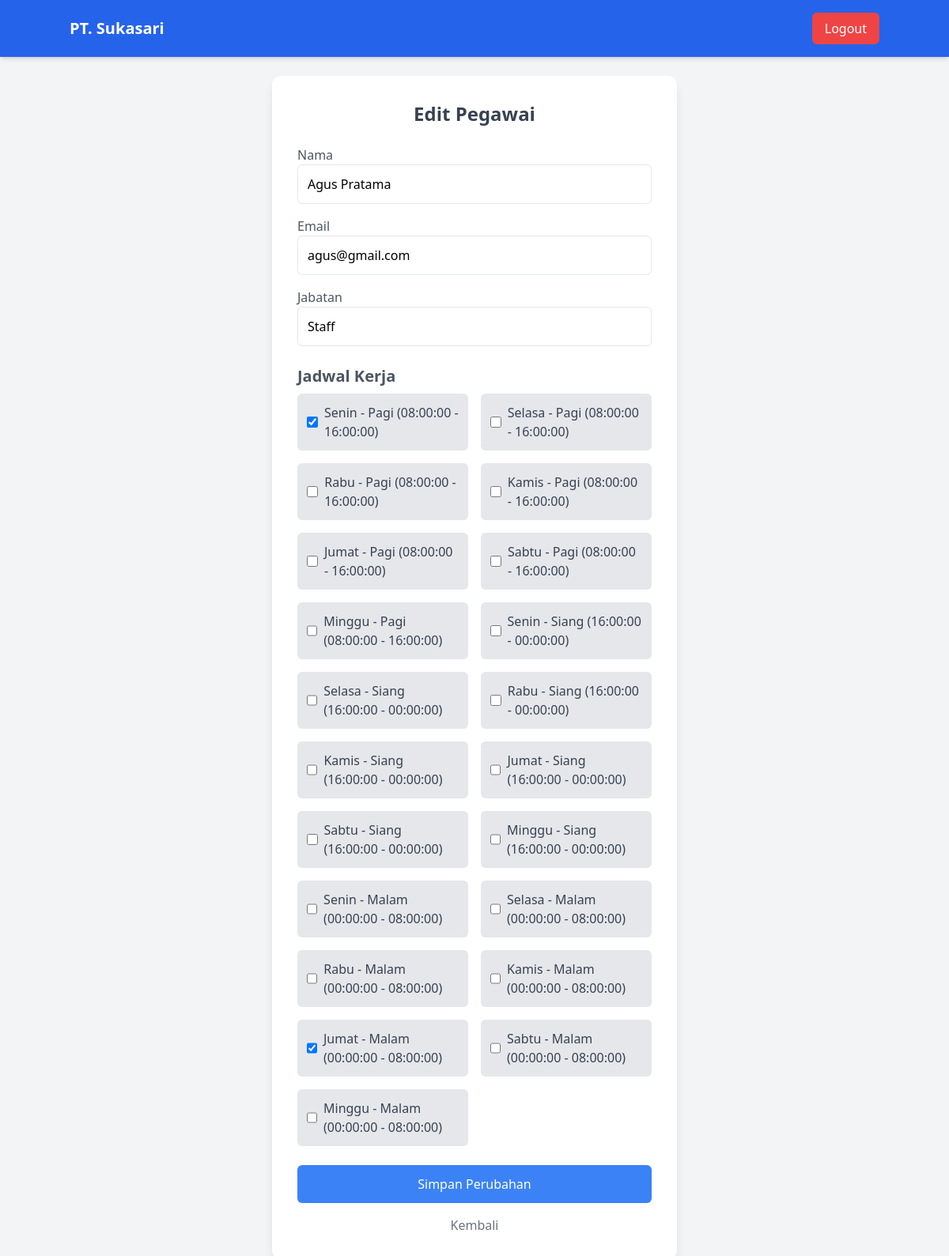
The page /edit_pegawai.php?id=1 (signed in) on the database its author committed.
### tables this page shows
CREATE TABLE `pegawai` (
  `id_pegawai` int(11) NOT NULL AUTO_INCREMENT,
  `nama` varchar(100) NOT NULL,
  `email` varchar(100) NOT NULL,
  `password` varchar(255) NOT NULL,
  `jabatan` varchar(50) DEFAULT NULL,
  `created_at` timestamp NOT NULL DEFAULT current_timestamp(),
  PRIMARY KEY (`id_pegawai`),
  UNIQUE KEY `email` (`email`)
);

CREATE TABLE `shift` (
  `id_shift` int(11) NOT NULL AUTO_INCREMENT,
  `nama_shift` varchar(50) NOT NULL,
  `jam_mulai` time NOT NULL,
  `jam_selesai` time NOT NULL,
  PRIMARY KEY (`id_shift`)
);

### edit_pegawai.php (the view, shortened to what this page needs)
<?php
require 'koneksi.php';
$id_pegawai = $_GET['id'];
$query = "SELECT * FROM pegawai WHERE id_pegawai = ?";
$stmt = $koneksi->prepare($query);
$stmt->bind_param("i", $id_pegawai);
$stmt->execute();
$result = $stmt->get_result();
$pegawai = $result->fetch_assoc();
$query = "SELECT * FROM shift";
$shift_result = $koneksi->query($query);
$query = "SELECT * FROM jadwal_shift WHERE id_pegawai = ?";
$stmt = $koneksi->prepare($query);
$stmt->bind_param("i", $id_pegawai);
$stmt->execute();
$jadwal_result = $stmt->get_result();
$jadwal_pegawai = [];
while ($jadwal = $jadwal_result->fetch_assoc()) {
    $jadwal_pegawai[$jadwal['hari']] = $jadwal['id_shift'];
}
?>
<!DOCTYPE html>
<html lang="id">
<head>
    <script src="https://cdn.tailwindcss.com"></script>
</head>
<body class="bg-gray-100 min-h-screen flex flex-col">
    <nav class="bg-blue-600 text-white p-4 shadow-md">
        <div class="container mx-auto flex justify-between items-center">
            <h1 class="text-xl font-bold">PT. Sukasari</h1>
            <a href="logout.php" class="bg-red-500 px-4 py-2 rounded-md hover:bg-red-600 transition duration-300">Logout</a>
        </div>
    </nav>
    <div class="flex flex-grow justify-center items-center p-6">
        <div class="bg-white p-8 rounded-xl shadow-lg w-full max-w-lg">
            <h2 class="text-2xl font-bold text-gray-700 text-center">Edit Pegawai</h2>
            <form action="" method="POST" class="mt-6">
                <div class="mb-4">
                    <label class="block text-gray-600">Nama</label>
                    <input type="text" name="nama" value="<?php echo $pegawai['nama']; ?>" class="w-full p-3 border rounded-md focus:outline-none focus:ring-2 focus:ring-blue-500 transition" required>
                </div>
                <div class="mb-4">
                    <label class="block text-gray-600">Email</label>
                    <input type="email" name="email" value="<?php echo $pegawai['email']; ?>" class="w-full p-3 border rounded-md focus:outline-none focus:ring-2 focus:ring-blue-500 transition" required>
                </div>
                <div class="mb-4">
                    <label class="block text-gray-600">Jabatan</label>
                    <input type="text" name="jabatan" value="<?php echo $pegawai['jabatan']; ?>" class="w-full p-3 border rounded-md focus:outline-none focus:ring-2 focus:ring-blue-500 transition" required>
                </div>
                <h3 class="text-xl font-bold text-gray-600 mt-6">Jadwal Kerja</h3>
                <div class="grid grid-cols-2 gap-4 mt-2">
                    <?php
                    $hari_list = ['Senin', 'Selasa', 'Rabu', 'Kamis', 'Jumat', 'Sabtu', 'Minggu'];
                    while ($shift = $shift_result->fetch_assoc()) {
                        foreach ($hari_list as $hari) {
                            $checked = isset($jadwal_pegawai[$hari]) && $jadwal_pegawai[$hari] == $shift['id_shift'] ? "checked" : "";
                            echo "
                            <label class='flex items-center space-x-2 bg-gray-200 p-3 rounded-md hover:bg-gray-300 transition'>
                                <input type='checkbox' name='jadwal[$hari]' value='{$shift['id_shift']}' $checked class='w-5 h-5 text-blue-500'>
                                <span class='text-gray-700 font-medium'>{$hari} - {$shift['nama_shift']} ({$shift['jam_mulai']} - {$shift['jam_selesai']})</span>
                            </label>";
                        }
                    }
                    ?>
                </div>
                <button type="submit" name="update" class="mt-6 bg-blue-500 text-white py-3 px-6 rounded-md w-full hover:bg-blue-600 transition duration-300">
                    Simpan Perubahan
                </button>
                <a href="dashboard_admin.php" class="block text-center text-gray-500 mt-4 hover:text-gray-700 transition">Kembali</a>
            </form>
        </div>
    </div>
</body>
</html>

### rows shown on the page
pegawai: nama "Agus Pratama", email "agus@gmail.com", jabatan "Staff"
shift: hari "Senin", nama_shift "Pagi", jam_mulai "08:00:00", jam_selesai "16:00:00", hari "Selasa", hari "Rabu", hari "Kamis", hari "Jumat", hari "Sabtu", hari "Minggu"
shift: hari "Senin", nama_shift "Siang", jam_mulai "16:00:00", jam_selesai "00:00:00", hari "Selasa", hari "Rabu", hari "Kamis", hari "Jumat", hari "Sabtu", hari "Minggu"
shift: hari "Senin", nama_shift "Malam", jam_mulai "00:00:00", jam_selesai "08:00:00", hari "Selasa", hari "Rabu", hari "Kamis", hari "Jumat", hari "Sabtu", hari "Minggu"
